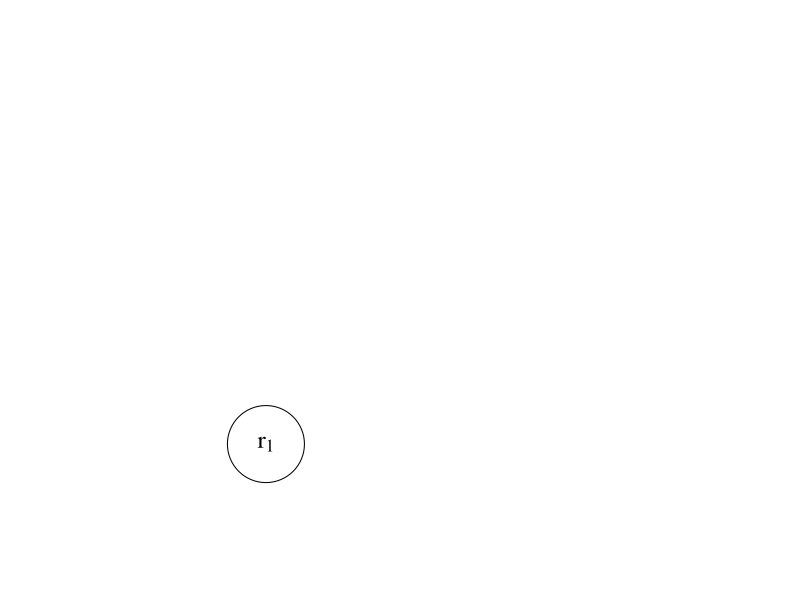
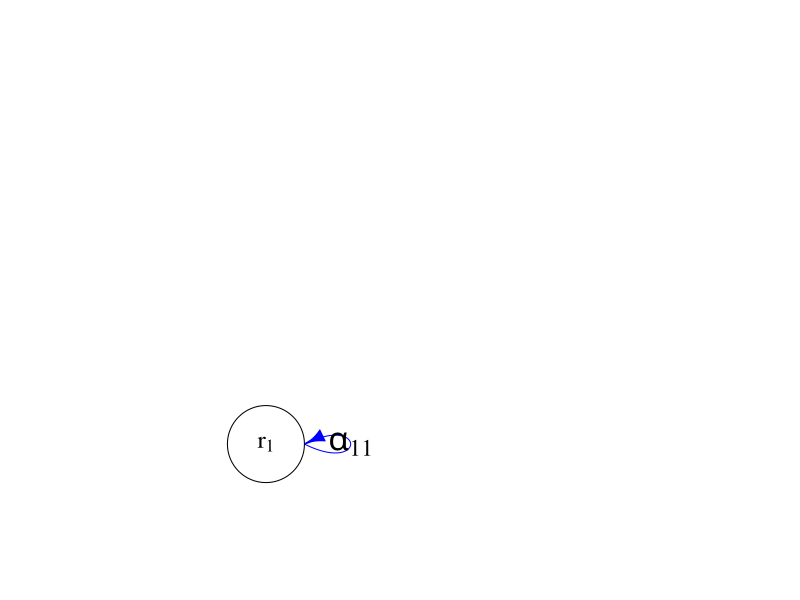
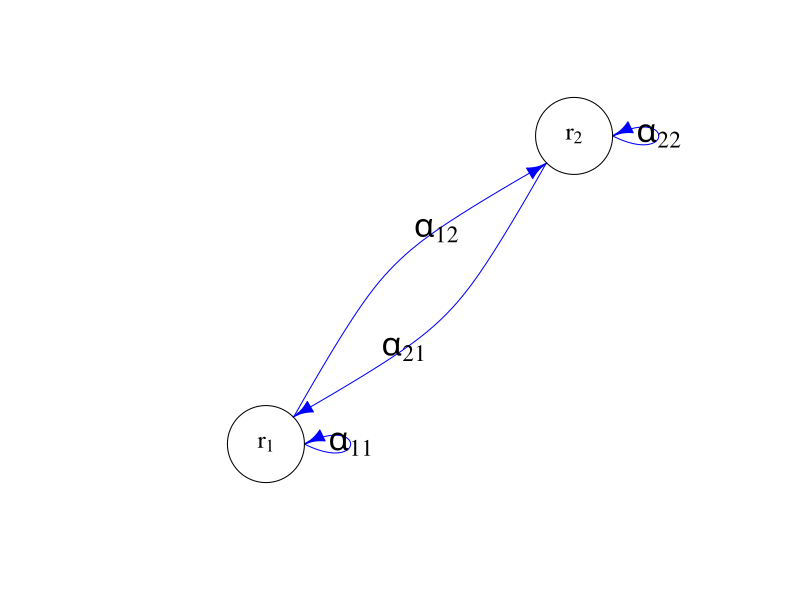
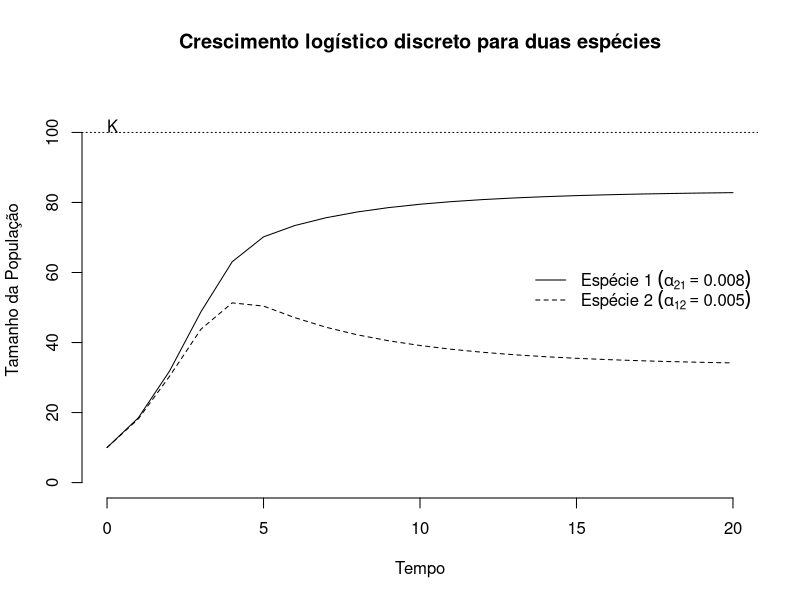
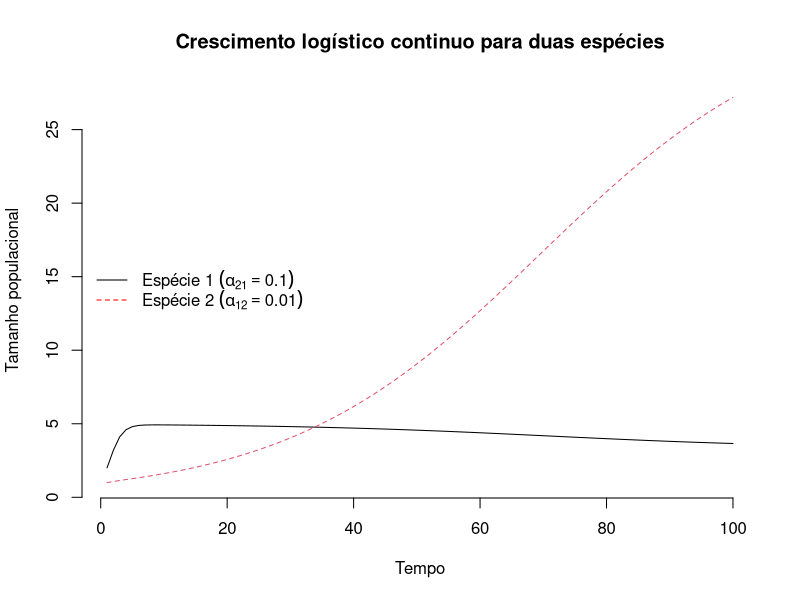

Source code (R) for these figures, in order:
#########################################################################
#Competição Lotka Volterra
#########################################################################
library(igraph)
library(deSolve)

#Figura 1
plot(graph.formula("Sp1" ),vertex.size=50,vertex.color=NA,vertex.label.color="black",vertex.label.cex=1.5,
     vertex.label=expression(r[1]))

sistema<-matrix(c("Sp1", "Sp1"),nc=2,byrow=TRUE)
sistema
rede.sistema<-graph.data.frame(sistema, directed=TRUE, vertices=NULL)
#Figura 2
plot(rede.sistema,edge.curved=seq(0.3, 0.3, length = ecount(rede.sistema)),
     edge.color="blue",edge.width=1,vertex.size=50,vertex.color=NA,vertex.label.color="black",vertex.label.cex=1.5,
     edge.label=c(expression(alpha[11])),edge.label.cex=2,edge.label.color="black",vertex.label=expression(r[1]))


sistema<-matrix(c("Sp1", "Sp1","Sp1", "Sp2","Sp2", "Sp2","Sp2", "Sp1"),nc=2,byrow=TRUE)
sistema
rede.sistema<-graph.data.frame(sistema, directed=T, vertices=NULL)
#Figura 3
plot(rede.sistema,layout=layout.spring,edge.curved=seq(0.3, 0.3, length = ecount(rede.sistema)),
     edge.color="blue",edge.width=1,vertex.size=50,vertex.color=NA,vertex.label.color="black",vertex.label.cex=1.5,
     edge.label=c(expression(alpha[11]),expression(alpha[12]),expression(alpha[22]),expression(alpha[21])),
     edge.label.cex=2,edge.label.color="black",vertex.label=c(expression(r[1]),expression(r[2])))

#Competição discreta:
dlvcomp2 <- function(N, alpha, rd=c(1,1)) {
  N1.t1 <- N[1] + rd[1] * N[1] * (1 - alpha[1,1]*N[1] - alpha[1,2]*N[2])
  N2.t1 <- N[2] + rd[2] * N[2] * (1 - alpha[2,1]*N[1] - alpha[2,2]*N[2])
  c(N1.t1, N2.t1)
}

#Parametros
alphs<-matrix(c(0.01,0.005,0.008,0.01),ncol=2,byrow=TRUE)
t<-20

N <- matrix(NA, nrow=t+1, ncol=2)
N[1,] <- c(10,10)

for(i in 1:t) {
  N[i+1,]<-dlvcomp2(N[i,],alphs)
}


#Gráfico
#Figura 4
matplot(0:t, N, type='l', col=1, ylim=c(0,110),frame.plot=F,xlab="Tempo",
        ylab="Tamanho da População",main="Crescimento logístico discreto para duas espécies")
abline(h=1/alphs[1,1], lty=3)
text(0, 1/alphs[1,1], "K", adj=c(0,0))
legend("right", c(expression("Espécie 1 "*(alpha[21]==0.008)),
                  expression("Espécie 2 "*(alpha[12]==0.005))),
       lty=1:2,bty='n')
dev.off()

#Crescimento continuo
lvcomp2 <- function(t, n, parms) {
  with(as.list(parms), {
    dn1dt <- r1*n[1]*(1-a11*n[1] - a12*n[2])
    dn2dt <- r2*n[2]*(1-a22*n[2] - a21*n[1])
    list(c(dn1dt, dn2dt))
  } )
}


#resolvendo continuamente com desolve

parms <- c(r1=1,r2=0.1,a11=0.2,a21=0.1,a22=0.02,a12=0.01);
initialN<-c(2,1)
out<-ode(y=initialN, times=1:100, func=lvcomp2, parms=parms)

#Figura 5
matplot(out[,1],out[,-1],type='l',xlab="Tempo",ylab="Tamanho populacional",
        frame.plot=F,main="Crescimento logístico continuo para duas espécies")
legend("left",c(expression("Espécie 1 "*(alpha[21]==0.1)),
                expression("Espécie 2 "*(alpha[12]==0.01))),
       lty=1:2,bty='n',col=c("black","red"))
